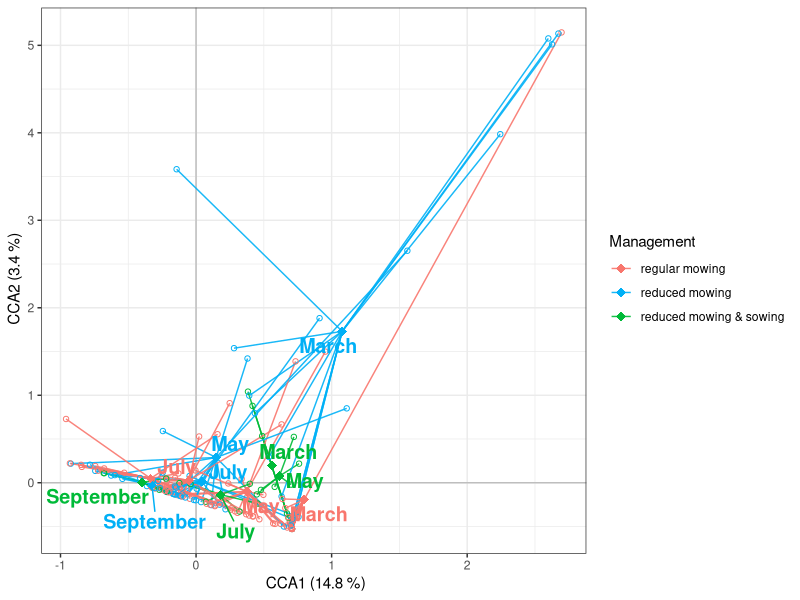
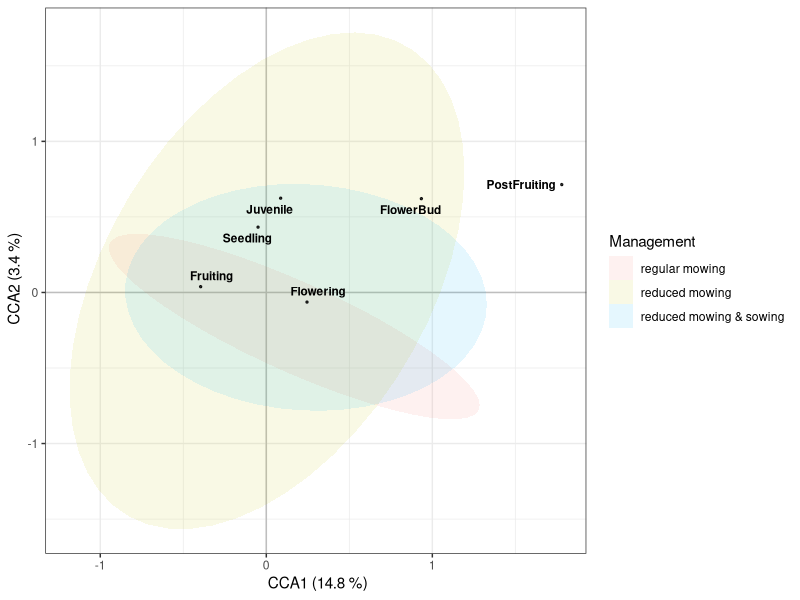
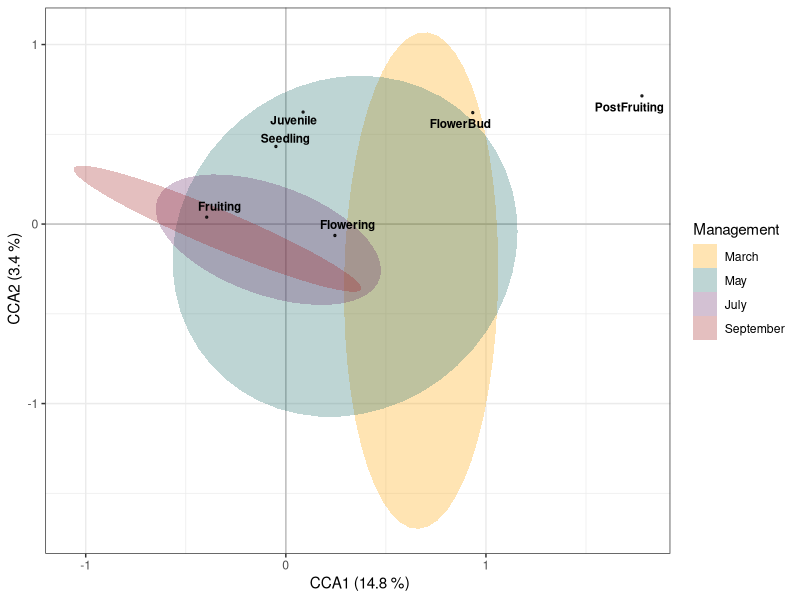

Here is the R script that generated these plots, in order:
# Phenology, ordination --------
dev.off

library(tidyverse)
library(vegan)
library(ggrepel)

# data
Phenophase_compos <- read_csv("data/Phenological_composition.csv") %>% 
  unite(Plot, PlotNo, Subplot, MonthLabel, remove = FALSE) %>% 
  column_to_rownames("Plot") %>% 
  dplyr::select(-c( "PlotNo", "MowFreq", "MonthLabel", "Subplot", 
             "phen_evenness", "phen_Shannon", "phen_Richness"))

str(Phenophase_compos)
names(Phenophase_compos)

plot_data <- read_csv("data/Phenological_composition.csv") %>% 
  unite(Plot, PlotNo, Subplot, MonthLabel, remove = FALSE) %>%  
  unite(Random_effect, PlotNo, MonthLabel, remove = FALSE) %>% 
  dplyr::select(Plot, Random_effect, PlotNo, MowFreq, MonthLabel, Subplot) %>% 
  mutate(Random_effect=as.factor(Random_effect))

str(plot_data)

# Data exploration -----
# check both data sets for NA‘s
anyNA(Phenophase_compos) # no NA's
anyNA(Phenophase_compos) # no NA's

## Linear or nonlinear methods to use? ----
# check gradient length of first DCA axis (optional)
# if axis lengths for DCA1 is 
# <3 -> linear methods (PCA)
# >3 -> nonlinear methods (CCA)
# in any case non metric distance based methods can be used (NMDS or PCoA)
decorana(log1p(Phenophase_compos)) 
#  <3 -> linear methods  are  applicable as axis lengths for DCA1 is <3

# CCA


set.seed(1)
ord_mod <-  cca(Phenophase_compos ~ MowFreq:MonthLabel + MowFreq + MonthLabel , data = plot_data,
                scale = FALSE) # scale data to have the same units
ord_mod
anova(ord_mod, strata = as.factor(plot_data$PlotNo), # random effects
      by= "terms") # each term (sequentially from first to last), depends on the order



# proportion variance explained by CCA axes
summary(eigenvals(ord_mod))
# adjusted R2
RsquareAdj(ord_mod)

# Permutation tests ------
## --- model fit ---
set.seed(1)
anova(ord_mod, strata = as.factor(plot_data$PlotNo)) # model fit statistics



# extract species scores
sp.scrs <- scores(ord_mod, display = "species",
                  scaling = "species") %>% 
  as_tibble(rownames = "Phenophase") 

sp.scrs


# extract plot scores 
plot.scrs <- scores(ord_mod, display = "sites",
                    scaling = "sites") %>% 
  as_tibble(rownames = "Plot") %>% 
  left_join(plot_data, by="Plot") 

plot.scrs

# calculate centroid for  Grazing_season
centroid_mowing <- scores(ord_mod, 
                          display="cn",  
                          scaling="species") %>%   
  as_tibble(rownames = "treatment")  %>%
  filter(str_detect(treatment, "MowFreq")) %>% 
  mutate(MowFreq=stringr::str_sub(treatment, 8)) %>% 
  dplyr::select(-treatment) %>% 
  rename( CCA1_mowing= CCA1,
          CCA2_mowing= CCA2)

centroid_mowing

centroid_month <- scores(ord_mod, 
                         display="cn",  
                         scaling="species") %>%   
  as_tibble(rownames = "treatment")  %>%
  filter(str_detect(treatment, "MonthLabel")) %>% 
  mutate(MonthLabel=stringr::str_sub(treatment, 11)) %>% 
  dplyr::select(-treatment) %>% 
  rename( CCA1_month= CCA1,
          CCA2_month= CCA2)

centroid_month

# centroid for interaction from raw data
centroids <- plot.scrs %>% 
  group_by(MowFreq, MonthLabel) %>% 
  summarise( CCA1_centroid=mean( CCA1),
             CCA2_centroid=mean( CCA2)) %>% 
  ungroup() %>% 
  left_join(centroid_mowing, by=c("MowFreq")) %>% 
  left_join(centroid_month, by=c("MonthLabel")) %>%
  mutate(Mowing=case_when(
    MowFreq == "reduced_sown" ~ "reduced mowing & sowing",
    MowFreq == "regular" ~ "regular mowing",
    MowFreq == "reduced" ~ "reduced mowing",
    TRUE ~ as.character(MowFreq)))

centroids

# merge with site scores, order levels of categorical predictors
plot.scrs <- plot.scrs %>%
  left_join(centroids, by=c("MowFreq", "MonthLabel")) %>%
  mutate(Mowing=fct_relevel(Mowing,"regular mowing", "reduced mowing", "reduced mowing & sowing")) %>% 
  mutate(MonthLabel=fct_relevel(MonthLabel,"March", "May", "July", "September")) 

plot.scrs

set.seed(11)
# plot for plots data
plot1 <- ggplot(data=plot.scrs, 
                aes(x= CCA1, y= CCA2))+
  geom_hline(yintercept = 0, color="grey", lty =1) +
  geom_vline(xintercept = 0, color="grey", lty =1) +
  # spiders
  
  geom_segment(data = plot.scrs,        
               mapping = aes(xend =  CCA1_centroid, yend =  CCA2_centroid, 
                             color=Mowing),
               alpha=0.9) +
  # add plot scores as point:
  geom_point(data=plot.scrs, 
             aes(x= CCA1, y= CCA2, 
                 color=Mowing),
             size=1.5, pch=21) + 
  # add centroids as point:
  geom_point(data=plot.scrs, 
             aes(x= CCA1_centroid, y= CCA2_centroid, 
                 color=Mowing),
             size=3, pch=18) + 
  # centroids as text
  geom_text_repel(data=centroids, 
                  #geom_text(data=centroids, 
                  aes(x= CCA1_centroid, y= CCA2_centroid, 
                      color=Mowing, label = MonthLabel), 
                  size=5, fontface="bold", show_guide = F) +
  theme_bw()+
  scale_color_manual(values = c("#F8766D", "#00B0F6","#00BA38"))+
  labs(color="Management",  x=" CCA1 (14.8 %)", y=" CCA2 (3.4 %)")


print(plot1)


# ggsave(" CCA_plot1.png", plot1, width = 6, height = 6, dpi = 350)
# ggsave(" CCA_plot1.jpeg", plot1, width = 6, height = 6, dpi = 350)

# plot for species data
set.seed(11)
plot2 <- ggplot(data=plot.scrs, 
                aes(x= CCA1, y= CCA2))+
  geom_hline(yintercept = 0, color="grey", lty =1) +
  geom_vline(xintercept = 0, color="grey", lty =1) +
  # ellipse 
  stat_ellipse(aes(fill=Mowing), alpha=0.1,
               type='t', # type = 't' means the ellipses are calculated assuming a multivariate t-distribution (robust to outliers)
               linewidth =0.0001, geom="polygon",
               level=0.95, # ellipses represent a 95% confidence interval for the multivariate mean of each group) +
               color="gray88") +
  # species
  geom_point(data=sp.scrs, 
             aes(x= CCA1, y= CCA2), 
             size = 0.5,  
             alpha=0.8, pch=19)+
  geom_text_repel(data=sp.scrs, 
                  aes(x= CCA1, y= CCA2, label = Phenophase), 
                  size=3, fontface="bold", show_guide = F,
                  max.overlaps=Inf) +
  theme_bw()+
  guides(color = guide_legend(override.aes = list(size = 3))) + # makes legend dots large
  scale_fill_manual(values = c(
    "regular mowing" = "#F8766D",
    "reduced mowing" = "yellow3",
    "reduced mowing & sowing" = "#00B0F6"
  )) +
  labs(color="Red list species and neophytes", fill="Management",
       x=" CCA1 (14.8 %)", y=" CCA2 (3.4 %)")
print(plot2)

# plot for species data
set.seed(11)
plot3 <- ggplot(data=plot.scrs, 
                aes(x= CCA1, y= CCA2))+
  geom_hline(yintercept = 0, color="grey", lty =1) +
  geom_vline(xintercept = 0, color="grey", lty =1) +
  # ellipse 
  stat_ellipse(aes(fill=MonthLabel), alpha=0.3,
               type='t', # type = 't' means the ellipses are calculated assuming a multivariate t-distribution (robust to outliers)
               linewidth =0.0001, geom="polygon",
               level=0.95, # ellipses represent a 95% confidence interval for the multivariate mean of each group) +
               color="gray88") +
  # species
  geom_point(data=sp.scrs, 
             aes(x= CCA1, y= CCA2), 
             size = 0.5,  
             alpha=0.8, pch=19)+
  geom_text_repel(data=sp.scrs, 
                  aes(x= CCA1, y= CCA2, label = Phenophase), 
                  size=3, fontface="bold", show_guide = F,
                  max.overlaps=Inf) +
  theme_bw()+
  guides(color = guide_legend(override.aes = list(size = 3))) + # makes legend dots large
    scale_fill_manual(values = c(
      "March" = "orange",
      "May" = "#287271",
      "July" = "#6D326D",
      "September"="brown"
    )) +
  labs(color="Red list species and neophytes", fill="Management",
       x=" CCA1 (14.8 %)", y=" CCA2 (3.4 %)")
print(plot3)
